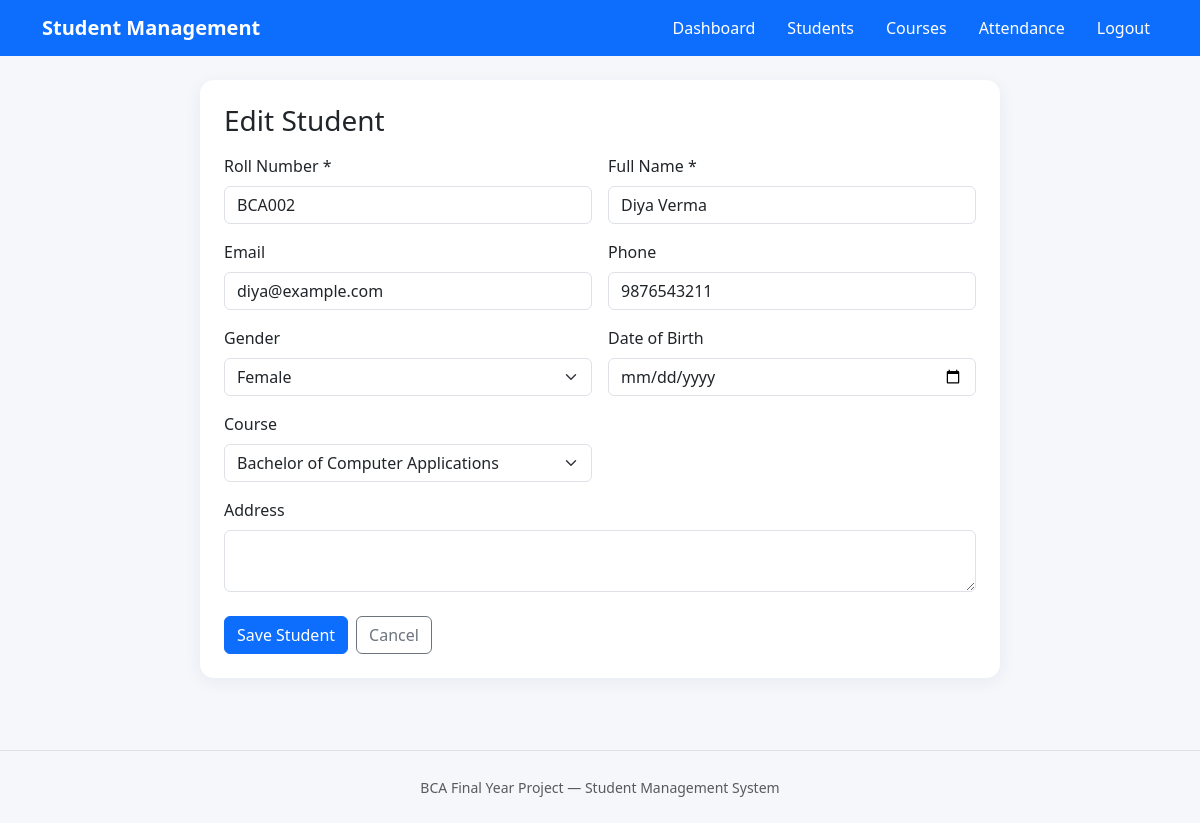
The page /student_form.php?id=2 (signed in) on the database its author committed.
### tables this page shows
CREATE TABLE students (
 id INT AUTO_INCREMENT PRIMARY KEY,
 roll_no VARCHAR(40) NOT NULL UNIQUE,
 name VARCHAR(120) NOT NULL,
 email VARCHAR(150) UNIQUE,
 phone VARCHAR(25),
 gender VARCHAR(20),
 dob DATE NULL,
 address TEXT,
 course_id INT NULL,
 created_at TIMESTAMP DEFAULT CURRENT_TIMESTAMP,
 CONSTRAINT fk_student_course FOREIGN KEY(course_id) REFERENCES courses(id) ON DELETE SET NULL
);

CREATE TABLE courses (
 id INT AUTO_INCREMENT PRIMARY KEY,
 course_name VARCHAR(120) NOT NULL,
 course_code VARCHAR(30) UNIQUE,
 description TEXT,
 created_at TIMESTAMP DEFAULT CURRENT_TIMESTAMP
);

### auth.php (called while the page is built, shortened)
<?php
function e($value): string {
    return htmlspecialchars((string)$value, ENT_QUOTES, 'UTF-8');
}

### student_form.php (the view, shortened to what this page needs)
<?php
require_once 'config/database.php'; require_once 'includes/auth.php'; require_login();
$id = (int)($_GET['id'] ?? 0); $student = ['roll_no'=>'','name'=>'','email'=>'','phone'=>'','gender'=>'','dob'=>'','address'=>'','course_id'=>''];
if ($id) { $stmt=$pdo->prepare('SELECT * FROM students WHERE id=?'); $stmt->execute([$id]); $student=$stmt->fetch(); if (!$student) exit('Student not found.'); }
$courses=$pdo->query('SELECT id,course_name FROM courses ORDER BY course_name')->fetchAll();
$page_title=$id?'Edit Student':'Add Student'; include 'includes/header.php';
?>
<div class="card p-4 form-card"><h1 class="h3 mb-3"><?= e($page_title) ?></h1>
<form method="post"><input type="hidden" name="csrf_token" value="<?= e(csrf_token()) ?>">
<div class="row g-3">
<div class="col-md-6"><label class="form-label">Roll Number *</label><input class="form-control" name="roll_no" required value="<?= e($student['roll_no']) ?>"></div>
<div class="col-md-6"><label class="form-label">Full Name *</label><input class="form-control" name="name" required value="<?= e($student['name']) ?>"></div>
<div class="col-md-6"><label class="form-label">Email</label><input class="form-control" type="email" name="email" value="<?= e($student['email']) ?>"></div>
<div class="col-md-6"><label class="form-label">Phone</label><input class="form-control" name="phone" value="<?= e($student['phone']) ?>"></div>
<div class="col-md-6"><label class="form-label">Gender</label><select class="form-select" name="gender"><option value="">Select</option><?php foreach(['Male','Female','Other'] as $g): ?><option <?= $student['gender']===$g?'selected':'' ?>><?= e($g) ?></option><?php endforeach; ?></select></div>
<div class="col-md-6"><label class="form-label">Date of Birth</label><input class="form-control" type="date" name="dob" value="<?= e($student['dob']) ?>"></div>
<div class="col-md-6"><label class="form-label">Course</label><select class="form-select" name="course_id"><option value="">Unassigned</option><?php foreach($courses as $c): ?><option value="<?= (int)$c['id'] ?>" <?= (string)$student['course_id']===(string)$c['id']?'selected':'' ?>><?= e($c['course_name']) ?></option><?php endforeach; ?></select></div>
<div class="col-12"><label class="form-label">Address</label><textarea class="form-control" name="address" rows="2"><?= e($student['address']) ?></textarea></div>
</div><div class="mt-4 d-flex gap-2"><button class="btn btn-primary">Save Student</button><a class="btn btn-outline-secondary" href="students.php">Cancel</a></div>
</form></div>
<?php include 'includes/footer.php'; ?>

### style.css (style rules this page uses)
body { background: #f5f7fb; }
.card { border: 0; border-radius: 14px; box-shadow: 0 4px 18px rgba(20,40,80,.06); }
.form-card { max-width: 800px; margin: 0 auto; }

### rows shown on the page
students: roll_no "BCA002", name "Diya Verma", email "diya@example.com", phone "9876543211", course_id "Bachelor of Computer Applications"

### other values the page prints
$page_title "Edit Student"
form field gender "Female"
